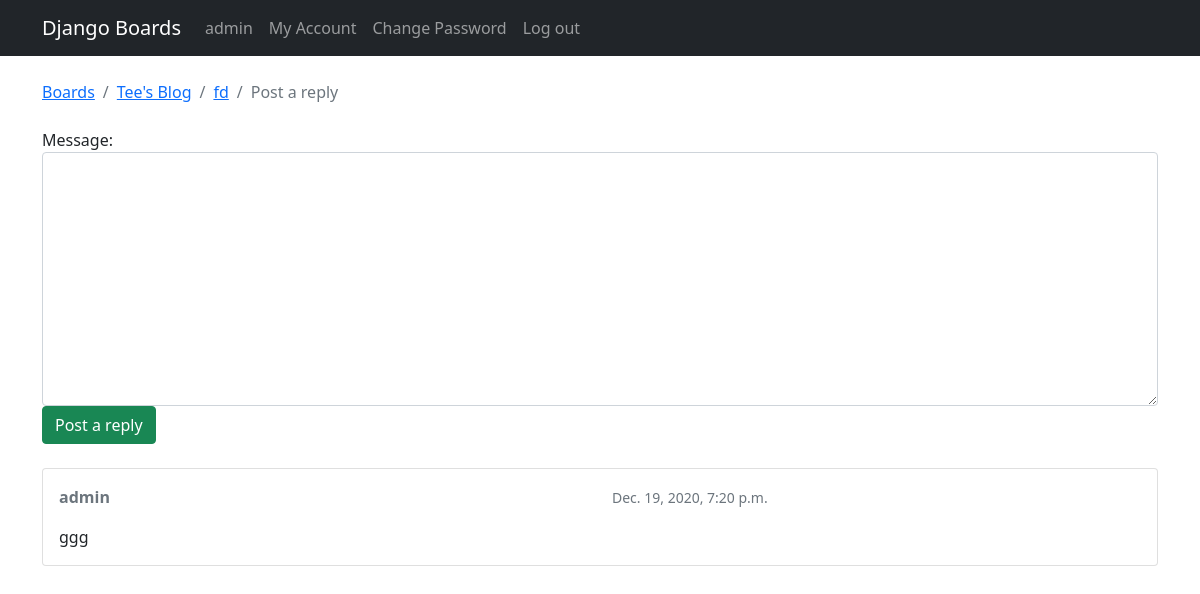
Page /boards/1/topics/119/reply/ (signed in) on the committed database.
### boards/models.py (models this page shows, shortened)
class Topic(models.Model):
    subject= models.CharField(max_length=255)
    last_updated = models.DateTimeField(auto_now_add=True)
    board = models.ForeignKey(Board, related_name= 'topics', on_delete=CASCADE)
    starter = models.ForeignKey(User, related_name='topics', on_delete=CASCADE)
    views = models.PositiveIntegerField(default=0)

class Board(models.Model):
    name = models.CharField(max_length=30, unique=True)
    description= models.CharField(max_length=100)

class Post(models.Model):
    message= models.TextField(max_length=4000)
    topic = models.ForeignKey(Topic, related_name='posts', on_delete=CASCADE)
    created_at = models.DateTimeField(auto_now_add=True)
    updated_at =models.DateTimeField(null=True)
    created_by = models.ForeignKey(User, related_name='posts', on_delete=CASCADE)
    updated_by = models.ForeignKey(User, null=True, related_name='+', on_delete=CASCADE)

### boards/views.py (the view)
# urls.py: url(r'^boards/(?P<pk>\d+)/topics/(?P<topic_pk>\d+)/reply/$', views.reply_topic, name='reply_topic'),
@login_required
def reply_topic(request, pk, topic_pk):
    topic = get_object_or_404(Topic, board__pk=pk, pk=topic_pk)
    if request.method == 'POST':
        form = PostForm(request.POST)
        if form.is_valid():
            post = form.save(commit=False)
            post.topic = topic
            post.created_by = request.user
            post.save()
            topic.last_updated = timezone.now()
            topic.save()
            topic_url = reverse('topic_posts', kwargs={'pk': pk, 'topic_pk': topic_pk})
            topic_post_url = '{url}?page={page}#{id}'.format(
                url=topic_url,
                id=post.pk,
                page=topic.get_page_count()
            )
            return redirect(topic_post_url)
    else:
        form = PostForm()
    return render(request, 'reply_topic.html', {'topic': topic, 'form': form})

### boards/forms.py
class PostForm(forms.ModelForm):
    class Meta:
        model = Post
        fields = ['message',]

### boards/templatetags/form_tags.py (called while the page is built)
@register.filter
def input_class(bound_field):
    css_class = ''
    if bound_field.form.is_bound:
        if bound_field.errors:
            css_class = 'is-invalid'
        elif field_type(bound_field) != 'PasswordInput':
            css_class = 'is-valid'
    return 'form-control {}'.format(css_class)

### templates/reply_topic.html (shortened to what this page needs)
{% extends 'base.html' %}
{% load static %}
{% block breadcrumb %}
  <li class="breadcrumb-item"><a href="{% url 'home' %}">Boards</a></li>
  <li class="breadcrumb-item"><a href="{% url 'board_topics' topic.board.pk %}">{{ topic.board.name }}</a></li>
  <li class="breadcrumb-item"><a href="{% url 'topic_posts' topic.board.pk topic.pk %}">{{ topic.subject }}</a></li>
  <li class="breadcrumb-item active">Post a reply</li>
{% endblock %}
{% block content %}
  <form method="post" class="mb-4" novalidate>
    {% include 'includes/form.html' %}
    <button type="submit" class="btn btn-success">Post a reply</button>
  </form>
  {% for post in topic.posts.all %}
    <div class="card mb-2">
      <div class="card-body p-3">
        <div class="row mb-3">
          <div class="col-6">
            <strong class="text-muted">{{ post.created_by.username }}</strong>
          </div>
          <div class="col-6 text-right">
            <small class="text-muted">{{ post.created_at }}</small>
          </div>
        </div>
        {{ post.message }}
      </div>
    </div>
  {% endfor %}
{% endblock %}

### templates/base.html (shortened to what this page needs)
{% load static %}
{% load bootstrap4 %}
<!DOCTYPE html>
<html lang="en">
<head>
    <link href="https://cdn.jsdelivr.net/npm/bootstrap@5.0.0-beta1/dist/css/bootstrap.min.css" rel="stylesheet">
    <link rel="stylesheet" href="https://cdn.jsdelivr.net/simplemde/latest/simplemde.min.css">
    <link rel="stylesheet" href="{% static '/roseboard/static/css/bootstrap.min.css' %}">
</head>
<body>
    {% block body %}
    <nav class="navbar navbar-expand-sm navbar-dark bg-dark">
        <div class="container">
          <a class="navbar-brand" href="{% url 'home' %}">Django Boards</a>
          <div class="collapse navbar-collapse" id="mainMenu">
              {% if user.is_authenticated %}
            <ul class="navbar-nav ml-auto">
              <li class="nav-item ">
                <a class="nav-link" href="#" id="userMenu"  aria-haspopup="true" aria-expanded="false">
                  {{ user.username }}
                </a>
            </li>
            <li class="nav-item ">
                <a class="nav-link" href="{% url 'my_account' %}" id="userMenu"  aria-haspopup="true" aria-expanded="false">
                  My Account
                </a>
            </li>
            <li class="nav-item ">
                <a class="nav-link" href="{% url 'password_reset' %}" id="userMenu"  aria-haspopup="true" aria-expanded="false">
                  Change Password
                </a>
            </li>
            <li class="nav-item ">
                <a class="nav-link" href="{% url 'logout' %}">
                  Log out
                </a>
            </li>
        </ul>
            {% endif %}
          </div>
        </div>
      </nav>
    <div class="container">
      <ol class="breadcrumb my-4">
        {% block breadcrumb %}
        {% endblock %}
      </ol>
      {% block content %}
      {% endblock %}
    </div>
  {% endblock body %}
  </body>
</html>

### rows in the picture
Topic: board.name "Tee's Blog", subject "fd"
Post: created_by.username "admin", created_at "Dec. 19, 2020, 7:20 p.m.", message "ggg"

### other values in the picture
{{ user.username }} "admin"
{{ field.label_tag }} "Message:"
